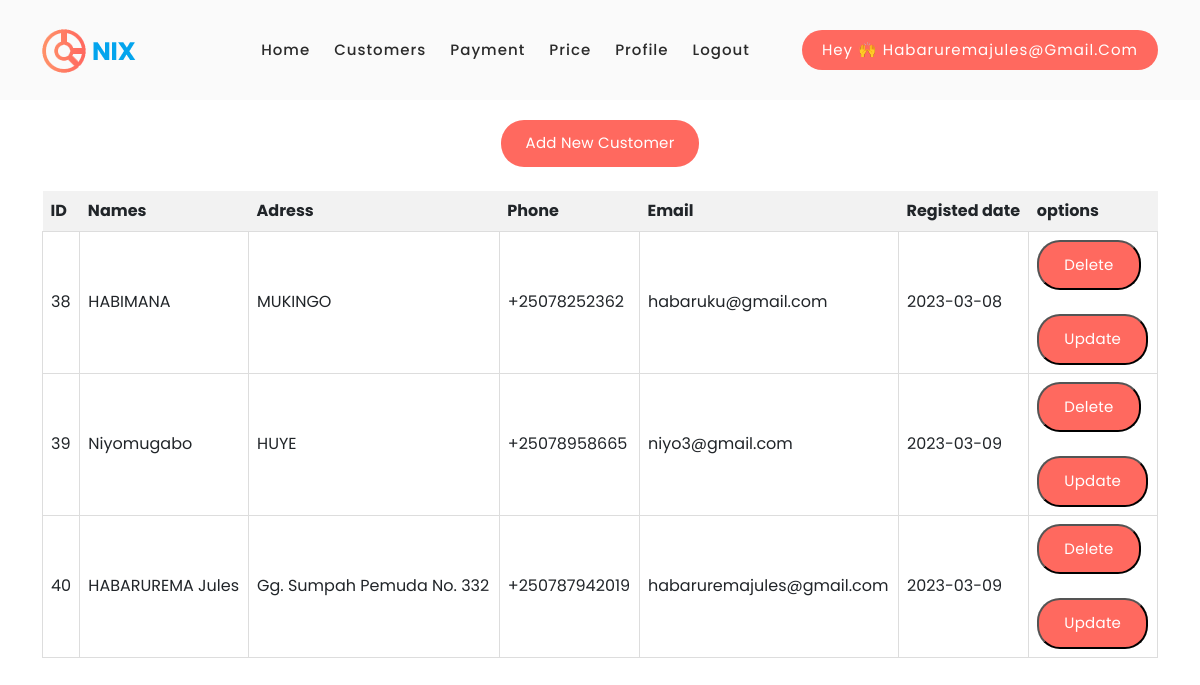
The app's page /customer.php (signed in) with its own data.
### tables this page shows
CREATE TABLE `customers` (
  `customerID` int(11) NOT NULL,
  `names` varchar(250) NOT NULL,
  `phone` int(10) NOT NULL,
  `address` varchar(250) NOT NULL DEFAULT 'UR student',
  `registedDate` date NOT NULL DEFAULT current_timestamp(),
  `Email` varchar(100) NOT NULL,
  `Password` varchar(12) NOT NULL
);

### customer.php (the view, shortened to what this page needs)
<?php
include "nav.php";
$servername = "localhost";
$username = "root";
$password = "";
$dbname = "habarurema_jules_221003981";
$conn = new mysqli($servername, $username, $password, $dbname);
?>
<!DOCTYPE html>
<html>
<head>
</head>
<body>
  <br>
  <br>
  <br>
  <br>
   <br>
   <center>
  <div class="main-red-button-hover" ><a href="register.php" >Add new customer</a></div>
  </center>
  <br>
<div class="container">
  <table>
    <thead>
      <tr>
      <th>ID</th>
        <th>Names</th>
        <th>Adress</th>
        <th>Phone</th>
        <th>Email</th>
        <th>Registed date</th>
        <th>options</th>
      </tr>
    </thead>
    <tbody>
    <?php
$sql = "SELECT * FROM `customers`";
$result = mysqli_query($conn, $sql);
if (mysqli_num_rows($result) > 0) {
  while($row = mysqli_fetch_assoc($result)) {
      ?>
      <tr>
      <td><?php echo $row["customerID"] ?></td>
        <td><?php echo $row["names"] ?></td>
        <td><?php echo $row["address"] ?></td>
        <td>+250<?php echo $row["phone"] ?></td>
        <td><?php echo $row["Email"] ?></td>
        <td><?php echo $row["registedDate"] ?></td>
        <td><form method="post" action="delete.php"><div class="main-red-button-hover" ><input type="hidden" name="id" value="<?php echo $row['customerID']?>"><input type="submit" value="Delete" ></div></form><br>
        <form method="post" action="update.php"><div class="main-red-button-hover" ><input type="hidden" name="id" value="<?php echo $row['customerID']?>"><input type="submit" value="Update" ></div></form>
      </td>
      </tr>
      <?php
      }
    } else {
      echo "0 results";
    }
      ?>
    </tbody>
  </table>
</body>
</html>

### Customers/assets/css/templatemo-onix-digital.css (style rules this page uses)
html, body, div, span, applet, object, iframe, h1, h2, h3, h4, h5, h6, p, blockquote, div pre, a, abbr, acronym, address, big, cite, code, del, dfn, em, font, img, ins, kbd, q, s, samp, small, strike, strong, sub, sup, tt, var, b, u, i, center, dl, dt, dd, ol, ul, li, figure, header, nav, section, article, aside, footer, figcaption { margin: 0; padding: 0; border: 0; outline: 0; }
* { box-sizing: border-box; }
html, body { font-family: 'Poppins', sans-serif; font-weight: 400; background-color: #fff; -ms-text-size-adjust: 100%; -webkit-font-smoothing: antialiased; -moz-osx-font-smoothing: grayscale; }
a { text-decoration: none !important; }
html, body { background: #fff; font-family: 'Poppins', sans-serif; }
.main-red-button-hover a { display: inline-block; background-color: #ff695f; font-size: 15px; font-weight: 400; color: #fff; text-transform: capitalize; padding: 12px 25px; border-radius: 23px; letter-spacing: 0.25px; transition: all .3s; }

### customer.php (style rules this page uses)
body { font-size: 16px; margin: 0; padding: 0; }
.main-red-button-hover input { display: inline-block; background-color: #ff695f; font-size: 15px; font-weight: 400; color: #fff; text-transform: capitalize; padding: 12px 25px; border-radius: 23px; letter-spacing: 0.25px; transition: all .3s; }
table { border-collapse: collapse; width: 100%; }
th { background-color: #f2f2f2; text-align: left; padding: 8px; }
td { border: 1px solid #ddd; text-align: left; padding: 8px; }

### records on screen
customers: customerID "38", names "HABIMANA", address "MUKINGO", phone "78252362", Email "habaruku@gmail.com", registedDate "2023-03-08"
customers: customerID "39", names "Niyomugabo", address "HUYE", phone "78958665", Email "niyo3@gmail.com", registedDate "2023-03-09"
customers: customerID "40", names "HABARUREMA Jules", address "Gg. Sumpah Pemuda No. 332", phone "787942019", Email "habaruremajules@gmail.com", registedDate "2023-03-09"

### other values on screen
$_SESSION["Email"] "Habaruremajules@gmail.com"
